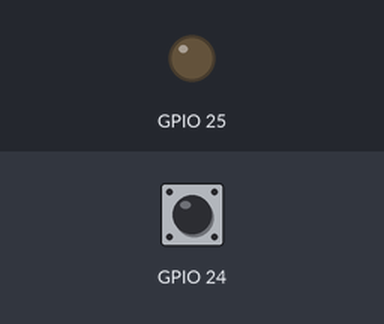
This program was run on a simulated Raspberry Pi (BCM pin numbers). Shown: output pins drawn as LEDs (lit = HIGH). Inputs (shaded band) come from the test bench; at power-on: GPIO 24 LOW. Sound played through the audio output is not drawn and takes no time.

Above: at 1.2 s.
1.3 s: GPIO 24 pulled HIGH for 0.15 s
At 2.3 s:
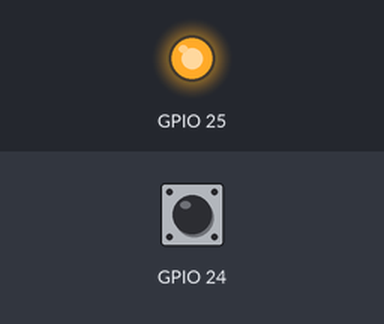
2.9 s: GPIO 24 pulled HIGH for 1 s
At 3.5 s:
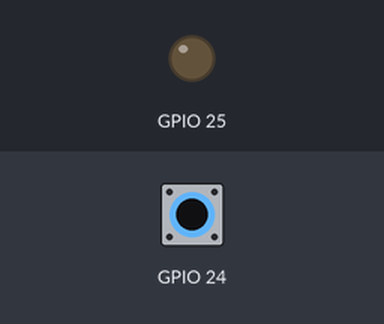
5.4 s: GPIO 24 pulled HIGH for 3.2 s
At 6.6 s:
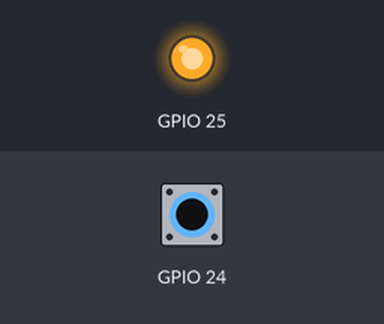
Timing chart, 0 to 8.4 s (numbered marks = the images above; inputs shaded):
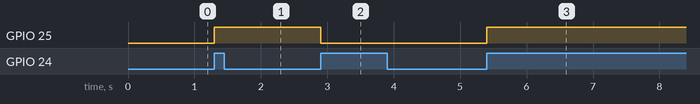

Measured:
- after the input at 1.3 s, GPIO 25: LOW → HIGH at once
- after the input at 2.9 s, GPIO 25: HIGH → LOW at once
- after the input at 5.4 s, GPIO 25: LOW → HIGH at once

The program:

04mpg.py
```python
import RPi.GPIO as GPIO
from time import sleep
import subprocess

def my_callback(channel):
    global isPlaying
    global process
    if channel==24:
        if isPlaying == False:
            isPlaying = True
            GPIO.output(25, GPIO.HIGH)
            args = ['mpg321', '/home/pi/bluebacks/anss/test.mp3']
            process = subprocess.Popen(args)
        else:
            isPlaying = False
            GPIO.output(25, GPIO.LOW)
            args = ['kill', str(process.pid)]
            subprocess.Popen(args)

GPIO.setmode(GPIO.BCM)
GPIO.setup(25, GPIO.OUT, initial=GPIO.LOW)
GPIO.setup(24, GPIO.IN, pull_up_down=GPIO.PUD_DOWN)
GPIO.add_event_detect(24, GPIO.RISING, callback=my_callback, bouncetime=200)

isPlaying = False
process = None

try:
    while True:
        sleep(0.01)

except KeyboardInterrupt:
    pass

GPIO.cleanup()
```
